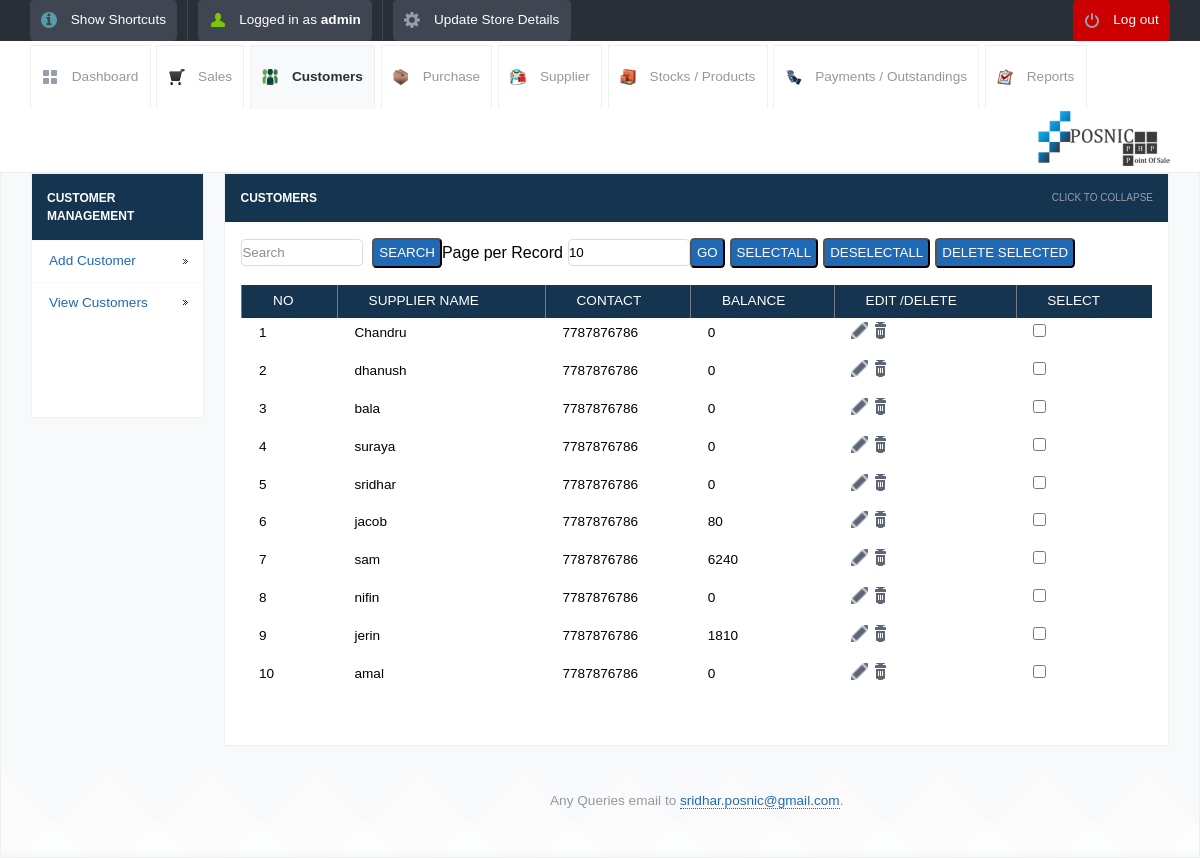
/view_customers.php (signed in), run on the app's committed database.
### tables this page shows
CREATE TABLE IF NOT EXISTS `customer_details` (
  `id` int(10) unsigned NOT NULL AUTO_INCREMENT,
  `customer_name` varchar(200) NOT NULL,
  `customer_address` varchar(500) NOT NULL,
  `customer_contact1` varchar(100) NOT NULL,
  `customer_contact2` varchar(100) NOT NULL,
  `balance` int(11) NOT NULL,
  PRIMARY KEY (`id`)
);

### view_customers.php (the view, shortened to what this page needs)
<!DOCTYPE html>
<html lang="en">
<head>
	<link rel="stylesheet" href="css/style.css">
	<?php include_once("tpl/common_js.php"); ?>
<link rel="stylesheet"  href="dist/js/jquery.alerts.css" >
</head>
<body>
	<?php include_once("tpl/top_bar.php"); ?>
	<div id="header-with-tabs">
		<div class="page-full-width cf">
			<ul id="tabs" class="fl">
				<li><a href="dashboard.php" class="dashboard-tab">Dashboard</a></li>
				<li><a href="view_sales.php" class=" sales-tab">Sales</a></li>
				<li><a href="view_customers.php" class="active-tab customers-tab">Customers</a></li>
				<li><a href="view_purchase.php" class="purchase-tab">Purchase</a></li>
				<li><a href="view_supplier.php" class="  supplier-tab">Supplier</a></li>
				<li><a href="view_product.php" class="stock-tab">Stocks / Products</a></li>
				<li><a href="view_payments.php" class="payment-tab">Payments / Outstandings</a></li>
				<li><a href="view_report.php" class="report-tab">Reports</a></li>
			</ul>
			<a href="#" id="company-branding-small" class="fr"><img src="<?php if(isset($_SESSION['logo'])) { echo "upload/".$_SESSION['logo'];}else{ echo "upload/posnic.png"; } ?>" alt="Point of Sale" /></a>
		</div>
	</div>
	<div id="content">
		<div class="page-full-width cf">
			<div class="side-menu fl">
				<h3>Customer Management</h3>
				<ul>
					<li><a href="add_customer.php">Add Customer</a></li>
					<li><a href="view_customers.php">View Customers</a></li>
				</ul>
				        <div style="background: #ffffff">
<ins class="adsbygoogle"
     style="display:inline-block;width:120px;height:90px"
     data-ad-client="ca-pub-5212135413309920"
     data-ad-slot="3677012951"></ins>
                                </div>
			</div>
			<div class="side-content fr">
				<div class="content-module">
					<div class="content-module-heading cf">
						<h3 class="fl">Customers</h3>
						<span class="fr expand-collapse-text">Click to collapse</span>
					</div>
						<div class="content-module-main cf">
					<table>
<form action="" method="post" name="search" >
    <input name="searchtxt" type="text" class="round my_text_box" placeholder="Search" >
&nbsp;&nbsp;<input name="Search" type="submit" class="my_button round blue   text-upper" value="Search">
</form>
 <form action="" method="get" name="limit_go">
    Page per Record<input name="limit" type="text" class="round my_text_box" id="search_limit" style="margin-left:5px;" value="<?php if(isset($_GET['limit'])) echo $_GET['limit']; else echo "10"; ?>" size="3" maxlength="3">
    <input name="go"  type="button" value="Go" class=" round blue my_button  text-upper" onclick="return confirmLimitSubmit()">
</form>
<form name="deletefiles" action="delete.php" method="post">
<input type="button" name="selectall" value="SelectAll" class="my_button round blue   text-upper" onClick="checkAll()"  style="margin-left:5px;"/>
<input type="button" name="unselectall" value="DeSelectAll" class="my_button round blue   text-upper" onClick="uncheckAll()" style="margin-left:5px;" />
<input name="dsubmit" type="button" value="Delete Selected" class="my_button round blue   text-upper" style="margin-left:5px;" onclick="return confirmDeleteSubmit()"/>
					<table>
		<?php
	$limit = 10;
	$page = $_GET['page'];
	if($page)
		$start = ($page - 1) * $limit;
	else
		$start = 0;
	$sql = "SELECT * FROM customer_details LIMIT $start, $limit ";
	$result = mysql_query($sql);
	if ($page == 0) $page = 1;
	$pagination = "";
?>
							<tr>
								<th>No</th>
								<th >Supplier Name</th>
								<th>Contact</th>
								<th>Balance</th>
								<th>Edit /Delete</th>
                                                                <th>Select</th>
							</tr>
<?php $i=1; $no=$page-1; $no=$no*$limit;	while($row = mysql_fetch_array($result))
{
 ?>
	<tr>
   <td> <?php echo $no+$i; ?></td>
   <td><?php echo $row['customer_name']; ?></td>
   <td> <?php echo $row['customer_contact1']; ?></td>
   <td> <?php echo $row['balance'];?></td>
    <td>	<a href="update_customer_details.php?sid=<?php echo $row['id'];?>&table=customer_details&return=view_customers.php"	class="table-actions-button ic-table-edit">
	</a>
	<a  href="javascript:confirmSubmit(<?php echo $row['id'];?>,'customer_details','view_customers.php')" class="table-actions-button ic-table-delete"></a>
	</td>
	<td><input type="checkbox" value="<?php echo $row['id']; ?>" name="checklist[]" id="check_box" /></td>
</tr>
<?php $i++; } ?>
 <tr>
       <td align="center"><div style="margin-left:20px;"><?php echo $pagination; ?></div></td>
      </tr>
</table>
</form>
		</div>
	</div>
		<div id="footer">
		<p>Any Queries email to <a href="mailto:sridhar.posnic@gmail.com?subject=Stock%20Management%20System">sridhar.posnic@gmail.com</a>.</p>
	</div>
</body>
</html>

### data on the page
customer_details: i "1", customer_name "Chandru", customer_contact1 "7787876786", balance "0"
customer_details: i "2", customer_name "dhanush", customer_contact1 "7787876786", balance "0"
customer_details: i "3", customer_name "bala", customer_contact1 "7787876786", balance "0"
customer_details: i "4", customer_name "suraya", customer_contact1 "7787876786", balance "0"
customer_details: i "5", customer_name "sridhar", customer_contact1 "7787876786", balance "0"
customer_details: i "6", customer_name "jacob", customer_contact1 "7787876786", balance "80"
customer_details: i "7", customer_name "sam", customer_contact1 "7787876786", balance "6240"
customer_details: i "8", customer_name "nifin", customer_contact1 "7787876786", balance "0"
customer_details: i "9", customer_name "jerin", customer_contact1 "7787876786", balance "1810"
customer_details: i "10", customer_name "amal", customer_contact1 "7787876786", balance "0"

### other printed values
$POSNIC['username'] "admin"
